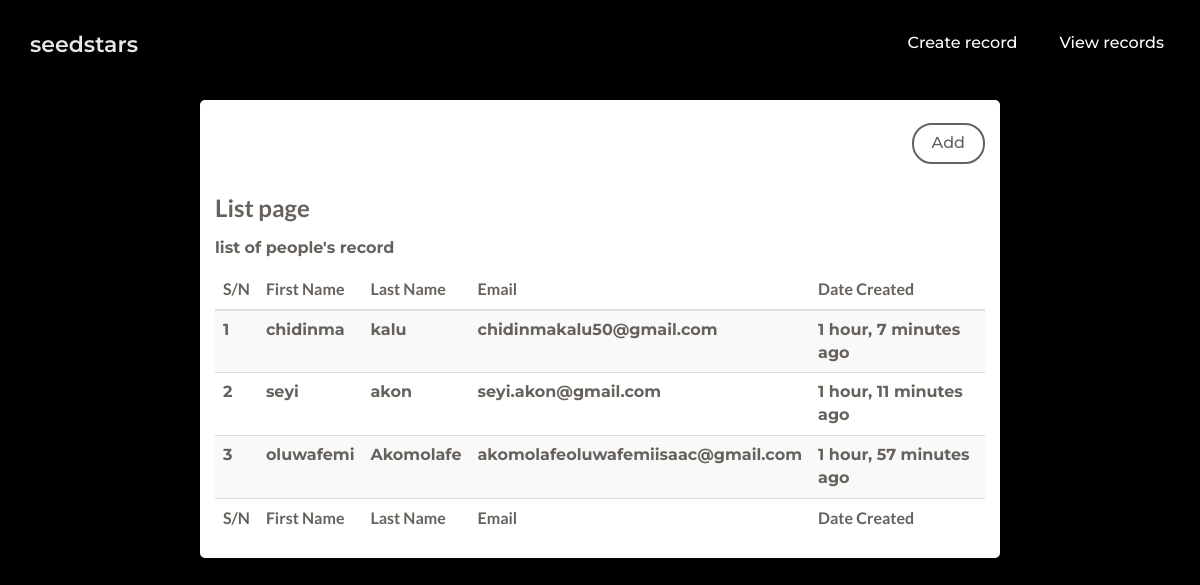
Page /list/ on the committed database.
### post/models.py (models this page shows, shortened)
class post(models.Model):
    firstname = models.CharField(max_length=100)
    lastname = models.CharField(max_length=100)
    email = models.EmailField(max_length=254, unique=True)
    updated = models.DateTimeField(auto_now=True, auto_now_add=False)
    class Meta:
        ordering = ["-updated"]

### homesite/views.py (the view)
# urls.py: url(r'^list/$', views.list_post, name = 'listPost'),
def list_post(request):
    show_post = post.objects.all()
    return render(request,"homesite/list_post.html",{"title":"Listing post","post":show_post})

### homesite/templates/homesite/list_post.html (shortened to what this page needs)
{% extends 'homesite/base.html' %}
{% block staticcss %}
	<link href="/static/assets/css/ct-paper.css" rel="stylesheet"/>
	<link href="/static/assets/css/examples.css" rel="stylesheet" />
    <link href="/static/css/landing-page.css" rel="stylesheet">
{% endblock %}
{% block nav %}
	<nav class="navbar navbar-ct-transparent navbar-fixed-top" role="navigation-demo" id="register-navbar">
      <div class="container">
        <div class="navbar-header">
          <a class="navbar-brand" href="/">
              seedstars
          </a>
        </div>
        <div class="collapse navbar-collapse" id="navigation-example-2">
          <ul class="nav navbar-nav navbar-right">
            <li>
                <a href="/add" class="btn btn-simple">Create record</a>
            </li>
            <li>
                <a href="/list" class="btn btn-simple">View records</a>
            </li>
           </ul>
        </div>
      </div>
    </nav>
{% endblock %}
{% block content %}
	<div class="container-fluid" style="margin-top:100px;">
        <div class="row">
            <div class="col-md-8 col-md-offset-2 form-container">
                <div class="header">
                    <div class="text-right"><br>
                        <a href="/add" class="text-left btn btn-default">Add</a>
                    </div>
                    <h4 class="title">List page</h4>
                    <p class="category">list of people's record</p>
                </div>
                <div class="content table-responsive table-full-width">
                    <table class="table table-hover table-striped">
                        <thead>
                            <th>S/N</th>
                            <th>First Name</th>
                            <th>Last Name</th>
                            <th>Email</th>
                            <th>Date Created</th>
                        </thead>
                        <tbody>
                        {% if post.count > 0%}
                            {% for show in post %}
                                <tr>
                                    <td>{{forloop.counter}}</td>
                                    <td>{{show.firstname}}</td>
                                    <td>{{show.lastname}}</td>
                                    <td>{{show.email}}</td>
                                    <td>{{show.updated | timesince}} ago</td>
                                </tr>
                            {% endfor %}
                        {% else%}
                            <p>No Record created yet</p>
                        {% endif %}
                        </tbody>
                            <tfoot>
                            <th>S/N</th>
                            <th>First Name</th>
                            <th>Last Name</th>
                            <th>Email</th>
                            <th>Date Created</th>
                        </tfoot>
                    </table>
                </div>
            </div>
        </div>
    </div>
{% endblock %}

### homesite/templates/homesite/base.html (shortened to what this page needs)
{% load staticfiles %}
<!doctype html>
<html lang="en">
<head>
    <link href="{% static 'bootstrap3/css/bootstrap.css' %}" rel="stylesheet" />
    {% block staticcss %}
	{% endblock %}
    <link href="{% static 'bootstrap3/css/font-awesome.css' %}" rel="stylesheet">
</head>
<body>
	{% block nav %}
	{% endblock%}
	{% block content %}
	{% endblock %}
</body>
</html>

### homesite/static/assets/css/examples.css (style rules this page uses)
#register-navbar a { color: #FFF; }

### homesite/static/css/landing-page.css (style rules this page uses)
body, html { width: 100%; height: 100%; }
body, h1, h2, h3, h4, h5, h6 { font-family: "Lato","Helvetica Neue",Helvetica,Arial,sans-serif; font-weight: 700; }

### homesite/templates/homesite/list_post.html (style rules this page uses)
body { background:#000; }
.form-container { background:#FFF; border-radius:5px; }

### rows in the picture
post: firstname "chidinma", lastname "kalu", email "chidinmakalu50@gmail.com", updated "1 hour, 7 minutes"
post: firstname "seyi", lastname "akon", email "seyi.akon@gmail.com", updated "1 hour, 11 minutes"
post: firstname "oluwafemi", lastname "Akomolafe", email "akomolafeoluwafemiisaac@gmail.com", updated "1 hour, 57 minutes"
